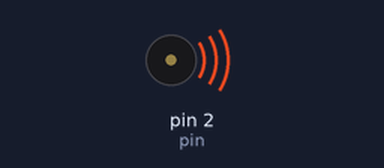
Bench run of a sketch on a simulated Arduino Uno, built with avr-gcc and run on an emulated ATmega328P. Parts: buzzer (waves = sounding).

Above: at 0.2 s.
Timing chart, 0 to 8.1 s (numbered marks = the images above):
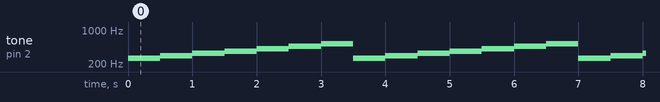

Measured:
- by itself, tone on pin 2 (pin): repeats every 3.5 s: 294 Hz 0.50 s, 330 Hz 0.50 s, 369 Hz 0.50 s, 415 Hz 0.50 s, 466 Hz 0.50 s, 523 Hz 0.50 s, 262 Hz 0.50 s

The sketch:

buzzer.ino
```cpp
// LAB
// 利用蜂鳴器依序發出特定頻率

#define pin 2 // 取代‘pin’為‘2’

int frequency[7] = {262,294,330,369,415,466,523}; // Do-Si的頻率

void setup()
{
  pinMode(pin,OUTPUT); // 設定pin腳位為輸出模式
}

void loop()
{
  for(int i=0; i<7; i++)
  {
    tone(pin, frequency[i]); // 播放特定頻率
    delay(500); // 延遲
    noTone(pin); // 不播放任何頻率
  }
}
```
